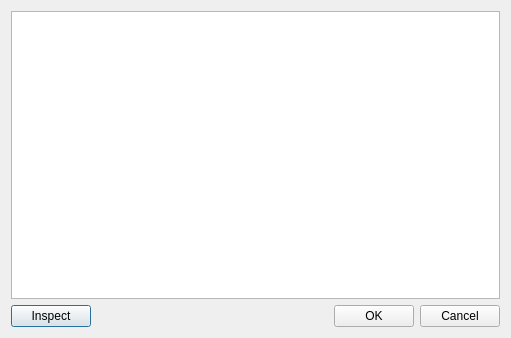
<?xml version="1.0" encoding="UTF-8"?>
<ui version="4.0">
 <class>ObjectBrowserDialog</class>
 <widget class="QDialog" name="ObjectBrowserDialog">
  <property name="geometry">
   <rect>
    <x>0</x>
    <y>0</y>
    <width>511</width>
    <height>338</height>
   </rect>
  </property>
  <property name="windowTitle">
   <string>Object Browser</string>
  </property>
  <layout class="QVBoxLayout" name="verticalLayout">
   <item>
    <widget class="QTableWidget" name="tableWidget">
     <property name="editTriggers">
      <set>QAbstractItemView::NoEditTriggers</set>
     </property>
     <property name="selectionMode">
      <enum>QAbstractItemView::SingleSelection</enum>
     </property>
     <property name="selectionBehavior">
      <enum>QAbstractItemView::SelectRows</enum>
     </property>
     <property name="horizontalScrollMode">
      <enum>QAbstractItemView::ScrollPerPixel</enum>
     </property>
    </widget>
   </item>
   <item>
    <layout class="QHBoxLayout" name="horizontalLayout">
     <item>
      <widget class="QPushButton" name="pushButton_inspect">
       <property name="text">
        <string>Inspect</string>
       </property>
      </widget>
     </item>
     <item>
      <spacer name="horizontalSpacer">
       <property name="orientation">
        <enum>Qt::Horizontal</enum>
       </property>
       <property name="sizeHint" stdset="0">
        <size>
         <width>40</width>
         <height>20</height>
        </size>
       </property>
      </spacer>
     </item>
     <item>
      <widget class="QPushButton" name="pushButton">
       <property name="text">
        <string>OK</string>
       </property>
      </widget>
     </item>
     <item>
      <widget class="QPushButton" name="pushButton_2">
       <property name="text">
        <string>Cancel</string>
       </property>
      </widget>
     </item>
    </layout>
   </item>
  </layout>
 </widget>
 <tabstops>
  <tabstop>tableWidget</tabstop>
  <tabstop>pushButton_inspect</tabstop>
  <tabstop>pushButton</tabstop>
  <tabstop>pushButton_2</tabstop>
 </tabstops>
 <resources/>
 <connections>
  <connection>
   <sender>pushButton</sender>
   <signal>clicked()</signal>
   <receiver>ObjectBrowserDialog</receiver>
   <slot>accept()</slot>
   <hints>
    <hint type="sourcelabel">
     <x>251</x>
     <y>277</y>
    </hint>
    <hint type="destinationlabel">
     <x>223</x>
     <y>277</y>
    </hint>
   </hints>
  </connection>
  <connection>
   <sender>pushButton_2</sender>
   <signal>clicked()</signal>
   <receiver>ObjectBrowserDialog</receiver>
   <slot>reject()</slot>
   <hints>
    <hint type="sourcelabel">
     <x>344</x>
     <y>284</y>
    </hint>
    <hint type="destinationlabel">
     <x>312</x>
     <y>282</y>
    </hint>
   </hints>
  </connection>
 </connections>
</ui>
